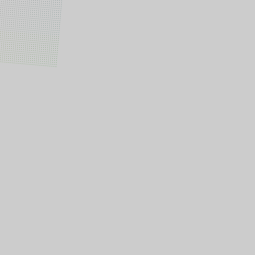
Frame 1 (no input)
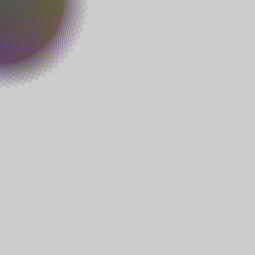
Frame 60 (the mouse pressed at the canvas centre just before this capture)
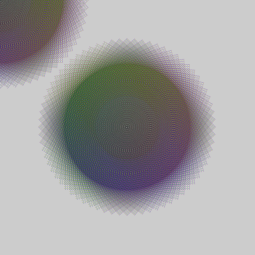
Frame 120 (the mouse held since frame 60 and released just before this capture)

The Processing sketch that drew these frames (run headless with seeded random() and noise(); from frame 60 on, the mouse is pressed at the canvas centre):

// Processing sketch: processing_30860
// ── processing_30860.pde

int w = 128;
int h = 128;
int all = w*h;
PVector [] v=new PVector [all];

void setup(){
 size(255,255);
smooth();
 for (int _x=0;_x<w;_x+=1){
  for (int _y=0;_y<h;_y+=1){
    float dis = dist(w/2,h/2,_x,_y);
    int pos = _x+w*_y;
//   if(_x%2==0 && _y%2==0)
//   {
  
     v[pos]=new PVector(color(0,255,0,33),color(w-_x,_y,h-_y,33),color(255,0,0,33));
//   }
//   else
//   {v[pos]=new PVector(-1,1,0);
//   }
    
  } 
   
 }
 a=createImage(w,h,ARGB);
  draw1();
  imageMode(3);
}

float z;
void mousePressed(){
 background(128); 
 setup();
}
void draw(){
  z+=5;
    
 // translate(mouseX-(a.width/2),mouseY-(a.height/2)); 
translate(mouseX,mouseY);
rotate(radians(z));
 //image(a,mouseX-(a.width/2),mouseY-(a.height/2)); 
 image(a,0,0);
}
PImage a;
void draw1(){
  for (int _x=0;_x<w;_x+=2){
  for (int _y=0;_y<h;_y+=2){
    int pos = _x+w*_y;
       float dis = dist(w/2,h/2,_x,_y);
//       if(dis<w/4){
//   a.set(_x,_y,(int)v[pos].z);
//       }
  a.set(_x-1,_y-1,(int)v[pos].y); 
  }
  }
  
}
